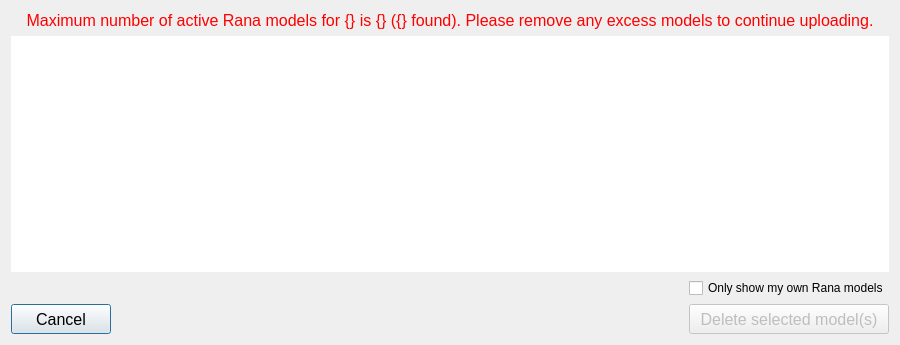
<?xml version="1.0" encoding="UTF-8"?>
<ui version="4.0">
 <class>Dialog</class>
 <widget class="QDialog" name="Dialog">
  <property name="geometry">
   <rect>
    <x>0</x>
    <y>0</y>
    <width>900</width>
    <height>345</height>
   </rect>
  </property>
  <property name="font">
   <font>
    <family>Segoe UI</family>
   </font>
  </property>
  <property name="windowTitle">
   <string>Delete excess models</string>
  </property>
  <layout class="QGridLayout" name="gridLayout">
   <item row="3" column="1">
    <spacer name="horizontalSpacer">
     <property name="orientation">
      <enum>Qt::Horizontal</enum>
     </property>
     <property name="sizeHint" stdset="0">
      <size>
       <width>40</width>
       <height>20</height>
      </size>
     </property>
    </spacer>
   </item>
   <item row="3" column="0">
    <widget class="QPushButton" name="pb_cancel">
     <property name="minimumSize">
      <size>
       <width>100</width>
       <height>30</height>
      </size>
     </property>
     <property name="maximumSize">
      <size>
       <width>16777215</width>
       <height>16777215</height>
      </size>
     </property>
     <property name="font">
      <font>
       <family>Segoe UI</family>
       <pointsize>12</pointsize>
      </font>
     </property>
     <property name="text">
      <string>Cancel</string>
     </property>
    </widget>
   </item>
   <item row="3" column="2">
    <widget class="QPushButton" name="pb_delete">
     <property name="enabled">
      <bool>false</bool>
     </property>
     <property name="minimumSize">
      <size>
       <width>100</width>
       <height>30</height>
      </size>
     </property>
     <property name="maximumSize">
      <size>
       <width>16777215</width>
       <height>16777215</height>
      </size>
     </property>
     <property name="font">
      <font>
       <family>Segoe UI</family>
       <pointsize>12</pointsize>
      </font>
     </property>
     <property name="text">
      <string>Delete selected model(s)</string>
     </property>
    </widget>
   </item>
   <item row="0" column="0" colspan="3">
    <widget class="QLabel" name="label">
     <property name="font">
      <font>
       <family>Segoe UI</family>
       <pointsize>12</pointsize>
      </font>
     </property>
     <property name="text">
      <string>&lt;html&gt;&lt;head/&gt;&lt;body&gt;&lt;p align=&quot;center&quot;&gt;&lt;span style=&quot; color:#ff0000;&quot;&gt;Maximum number of active Rana models for {} is {} ({} found). Please remove any excess models to continue uploading.&lt;/span&gt;&lt;/p&gt;&lt;/body&gt;&lt;/html&gt;</string>
     </property>
     <property name="alignment">
      <set>Qt::AlignCenter</set>
     </property>
    </widget>
   </item>
   <item row="1" column="0" colspan="3">
    <widget class="QTreeView" name="models_tv">
     <property name="font">
      <font>
       <family>Segoe UI</family>
       <pointsize>10</pointsize>
      </font>
     </property>
     <property name="frameShape">
      <enum>QFrame::NoFrame</enum>
     </property>
     <property name="editTriggers">
      <set>QAbstractItemView::NoEditTriggers</set>
     </property>
     <property name="selectionMode">
      <enum>QAbstractItemView::ExtendedSelection</enum>
     </property>
    </widget>
   </item>
   <item row="2" column="2">
    <widget class="QCheckBox" name="cb_filter">
     <property name="text">
      <string>Only show my own Rana models</string>
     </property>
    </widget>
   </item>
  </layout>
 </widget>
 <tabstops>
  <tabstop>models_tv</tabstop>
  <tabstop>cb_filter</tabstop>
  <tabstop>pb_cancel</tabstop>
  <tabstop>pb_delete</tabstop>
 </tabstops>
 <resources/>
 <connections/>
</ui>
